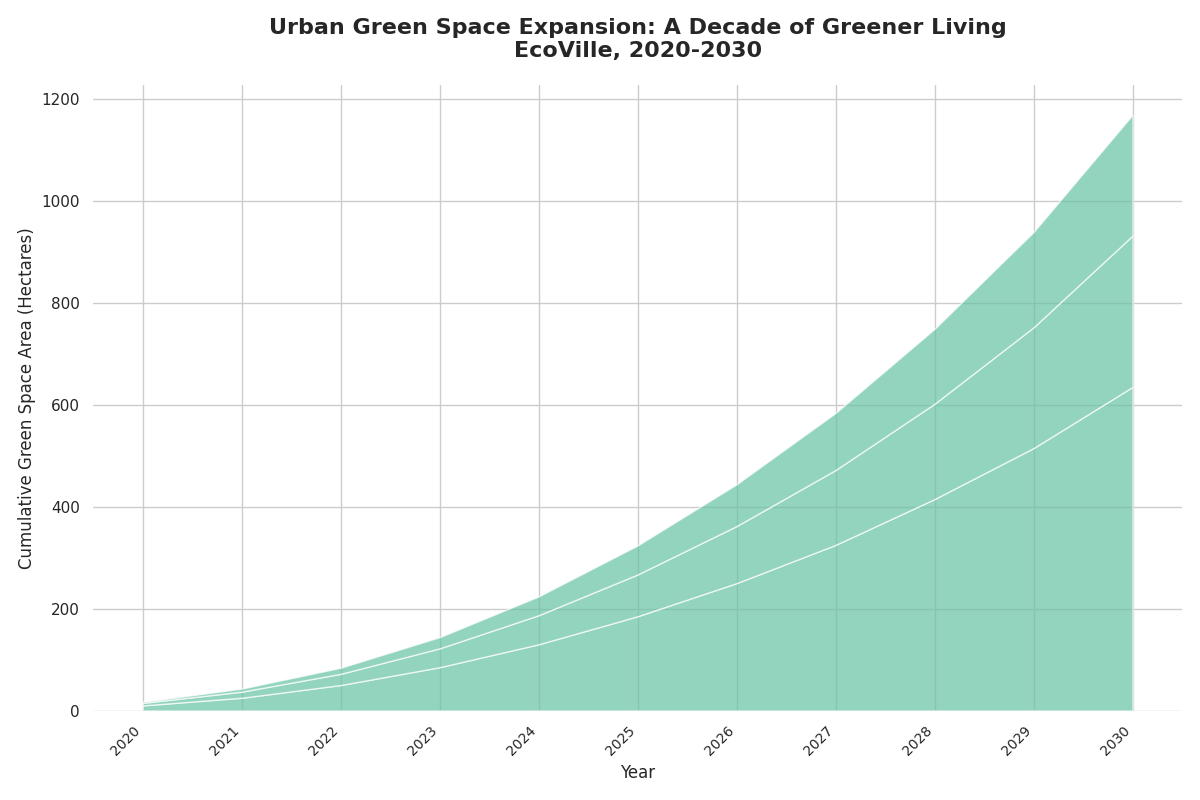

Generate this figure with Python:
import matplotlib.pyplot as plt
import numpy as np

years = np.arange(2020, 2031)
parks = np.array([10, 15, 25, 35, 45, 55, 65, 75, 90, 100, 120])
gardens = np.array([5, 7, 10, 15, 20, 25, 30, 35, 40, 50, 60])
reserves = np.array([2, 4, 6, 10, 15, 20, 25, 30, 35, 40, 50])

parks_cumulative = np.cumsum(parks)
gardens_cumulative = np.cumsum(gardens)
reserves_cumulative = np.cumsum(reserves)

fig, ax = plt.subplots(figsize=(12, 8))

# Apply a single color consistently across all data groups
single_color = '#66c2a5'
ax.stackplot(years, parks_cumulative, gardens_cumulative, reserves_cumulative,
             colors=[single_color, single_color, single_color], alpha=0.7)

ax.set_title('Urban Green Space Expansion: A Decade of Greener Living\nEcoVille, 2020-2030', 
             fontsize=16, fontweight='bold', pad=20)
ax.set_xlabel('Year', fontsize=12)
ax.set_ylabel('Cumulative Green Space Area (Hectares)', fontsize=12)

ax.set_xticks(years)
ax.set_xticklabels(years, rotation=45, ha='right', fontsize=10)

ax.spines['top'].set_visible(False)
ax.spines['right'].set_visible(False)
ax.spines['left'].set_visible(False)
ax.spines['bottom'].set_visible(False)

plt.tight_layout()
plt.show()
